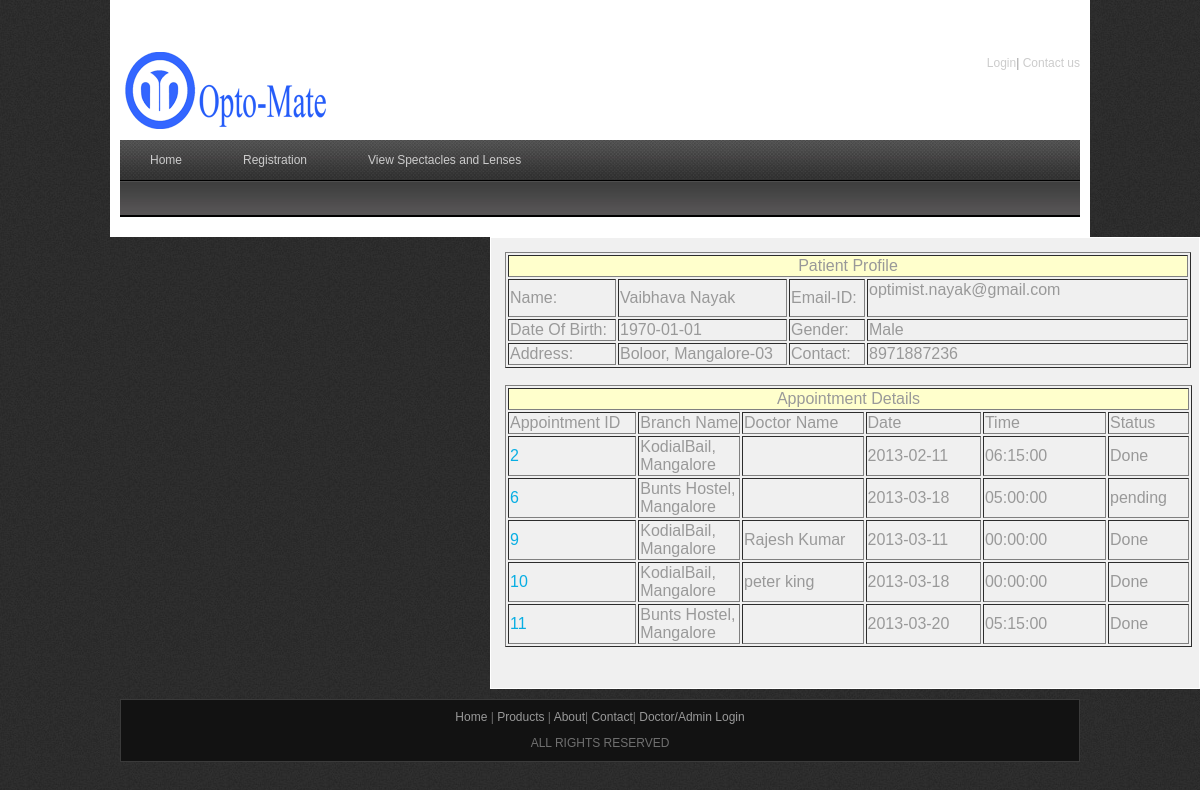
Page /patad.php?patid=15 on the committed database.
### tables this page shows
CREATE TABLE IF NOT EXISTS `patient` (
  `pat_id` int(10) NOT NULL AUTO_INCREMENT,
  `admin_id` int(10) NOT NULL,
  `pat_name` varchar(30) NOT NULL,
  `email_id` varchar(25) NOT NULL,
  `password` varchar(25) NOT NULL,
  `dob` date NOT NULL,
  `gender` varchar(10) NOT NULL,
  `address` varchar(50) NOT NULL,
  `contact` varchar(25) NOT NULL,
  `created_at` date NOT NULL,
  PRIMARY KEY (`pat_id`)
);

CREATE TABLE IF NOT EXISTS `appointment` (
  `app_id` int(10) NOT NULL AUTO_INCREMENT,
  `branch_id` int(10) NOT NULL,
  `pat_id` int(10) NOT NULL,
  `doc_id` int(10) NOT NULL,
  `app_date` date NOT NULL,
  `app_time` time NOT NULL,
  `created_at` datetime NOT NULL,
  `status` varchar(30) NOT NULL,
  PRIMARY KEY (`app_id`)
);

CREATE TABLE IF NOT EXISTS `branch` (
  `branch_id` int(10) NOT NULL AUTO_INCREMENT,
  `branch_name` varchar(30) NOT NULL,
  `description` varchar(50) NOT NULL,
  PRIMARY KEY (`branch_id`)
);

CREATE TABLE IF NOT EXISTS `doctor` (
  `doc_id` int(10) NOT NULL AUTO_INCREMENT,
  `branch_id` int(10) NOT NULL,
  `doc_name` varchar(25) NOT NULL,
  `clinic_name` varchar(25) NOT NULL,
  `email_id` varchar(25) NOT NULL,
  `phone` varchar(25) NOT NULL,
  `mobile` varchar(25) NOT NULL,
  `login_id` varchar(25) NOT NULL,
  `password` varchar(25) NOT NULL,
  `created_at` date NOT NULL,
  `last_login` datetime NOT NULL,
  PRIMARY KEY (`doc_id`)
);

### PATAD.PHP (the view, shortened to what this page needs)
<?php
include("includes/header.php");
	  $resultpat = mysql_query("SELECT * FROM patient where pat_id='$_GET[patid]'");
           	$rowpat = mysql_fetch_array($resultpat)
?>
     <div id="templatemo_main">
      <div id="sidebar" class="float_l">
   		</div>
      <div id="content" class="faq float_r">
          <table width="686" border="1">
            <tr bgcolor="#FFFFCC">
              <td colspan="4" align="center">Patient Profile</td>
            </tr>
            <tr>
              <td width="104">Name:</td>
              <td width="165"><?php echo $rowpat[pat_name]; ?></td>
              <td width="72">Email-ID:</td>
              <td width="317"><form id="form1" name="form1" method="post" action="">
                <?php echo $rowpat[email_id]; ?>
              </form></td>
            </tr>
            <tr>
              <td>Date Of Birth: </td>
              <td><?php echo $rowpat[dob]; ?></td>
              <td>Gender:</td>
              <td><?php echo $rowpat[gender]; ?></td>
            </tr>
            <tr>
              <td>Address:</td>
              <td><?php echo $rowpat[address];?></td>
              <td>Contact:</td>
              <td><?php echo $rowpat[contact]; ?></td>
            </tr>
          </table>
          <br />
          <table width="687" border="1">
            <tr bgcolor="#FFFFCC">
              <td colspan="6" align="center">Appointment Details</td>
            </tr>
            <tr>
              <td width="126">Appointment ID</td>
              <td width="99">Branch Name</td>
              <td width="121">Doctor Name</td>
              <td width="115">Date</td>
              <td width="122">Time</td>
              <td width="78">Status</td>
            </tr>
<?php
	  $result = mysql_query("SELECT * FROM appointment where pat_id='$_GET[patid]'");
	while($row = mysql_fetch_array($result))
  {
	  $result1 = mysql_query("SELECT * FROM branch where branch_id='$row[branch_id]'");
			  $row1 = mysql_fetch_array($result1);
  echo "<tr>";
  echo "<td><a href='patad.php?appid=$row[app_id]&patid=$_GET[patid]'>" . $row['app_id'] . "</a></td>";
  echo "<td>" . $row1['branch_name'] . "</td>";
  echo "<td>";
  	  $result99 = mysql_query("SELECT * FROM doctor where doc_id='$row[doc_id]'");
			  $row99 = mysql_fetch_array($result99);
 echo $row99[doc_name];
   echo "</td>";
  echo "<td>" . $row['app_date'] . "</td>";
  echo "<td>" . $row['app_time'] . "</td>";
  echo "<td>" . $row['status'] . "</td>";
  echo "</tr>";
  }
?>
          </table>
          <p><br />
            </p>
</div>
    </div>
    <?php
include("includes/footer.php");
?>

### CSS/templatemo_style.css (style rules this page uses)
body { margin: 0; padding: 0; color: #999; font-family: Tahoma, Geneva, sans-serif; font-size: 12px; line-height: 1.4em; background-color: #2e2e2e; background-repeat: repeat; background-image: url(../images/templatemo_body.jpg) }
a, a:link, a:visited { color: #08aee3; font-weight: normal; text-decoration: none; }
p { margin: 0 0 10px 0; padding: 0; }
.float_l { float: left }
.float_r { float: right }
#templatemo_main { width: 100%; margin-bottom: 10px; }
#content { width: 680px; background: #f0f0f0; border: 1px solid #fff; padding: 14px; }
#sidebar { width: 240px }

### rows in the picture
patient: pat_name "Vaibhava Nayak", email "optimist.nayak@gmail.com", dob "1970-01-01", gender "Male", address "Boloor, Mangalore-03", contact "8971887236"
appointment: app_id "2", branch.branch_name "KodialBail, Mangalore", app_date "2013-02-11", app_time "06:15:00", status "Done"
appointment: app_id "6", branch.branch_name "Bunts Hostel, Mangalore", app_date "2013-03-18", app_time "05:00:00", status "pending"
appointment: app_id "9", branch.branch_name "KodialBail, Mangalore", doc.doc_name "Rajesh Kumar", app_date "2013-03-11", app_time "00:00:00", status "Done"
appointment: app_id "10", branch.branch_name "KodialBail, Mangalore", doc.doc_name "peter king", app_date "2013-03-18", app_time "00:00:00", status "Done"
appointment: app_id "11", branch.branch_name "Bunts Hostel, Mangalore", app_date "2013-03-20", app_time "05:15:00", status "Done"
